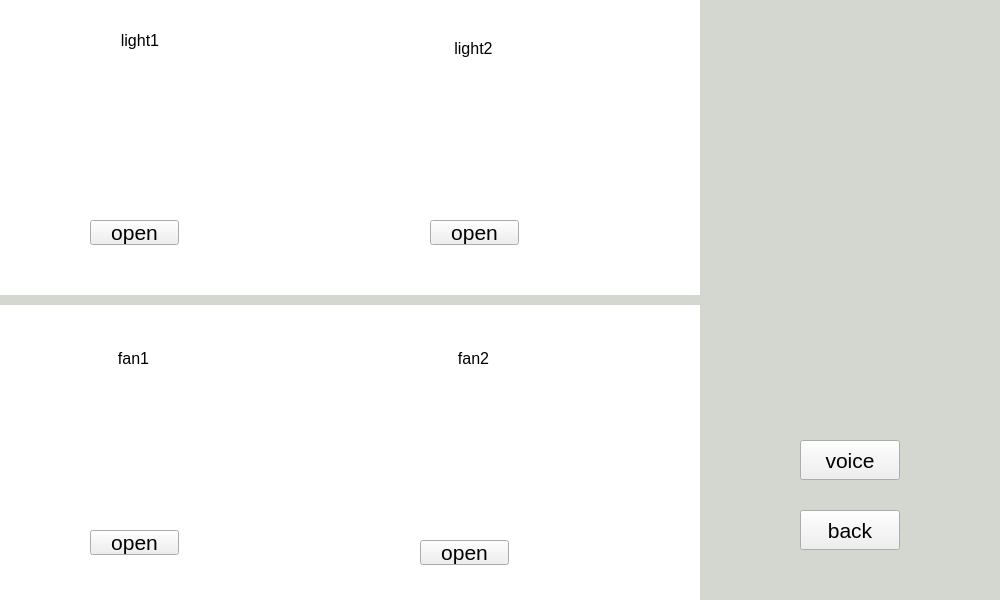
<?xml version="1.0" encoding="UTF-8"?>
<ui version="4.0">
 <class>App</class>
 <widget class="QWidget" name="App">
  <property name="geometry">
   <rect>
    <x>0</x>
    <y>0</y>
    <width>1000</width>
    <height>600</height>
   </rect>
  </property>
  <property name="windowTitle">
   <string>Form</string>
  </property>
  <widget class="QPushButton" name="pushButton">
   <property name="geometry">
    <rect>
     <x>800</x>
     <y>440</y>
     <width>100</width>
     <height>40</height>
    </rect>
   </property>
   <property name="font">
    <font>
     <pointsize>16</pointsize>
    </font>
   </property>
   <property name="text">
    <string>voice</string>
   </property>
  </widget>
  <widget class="QPushButton" name="backBtn">
   <property name="geometry">
    <rect>
     <x>800</x>
     <y>510</y>
     <width>100</width>
     <height>40</height>
    </rect>
   </property>
   <property name="font">
    <font>
     <pointsize>16</pointsize>
    </font>
   </property>
   <property name="text">
    <string>back</string>
   </property>
  </widget>
  <widget class="QLabel" name="bg2">
   <property name="geometry">
    <rect>
     <x>0</x>
     <y>0</y>
     <width>700</width>
     <height>295</height>
    </rect>
   </property>
   <property name="styleSheet">
    <string notr="true">background-color: rgb(255, 255, 255);</string>
   </property>
   <property name="text">
    <string/>
   </property>
  </widget>
  <widget class="QLabel" name="bg3">
   <property name="geometry">
    <rect>
     <x>0</x>
     <y>305</y>
     <width>700</width>
     <height>295</height>
    </rect>
   </property>
   <property name="styleSheet">
    <string notr="true">background-color: rgb(255, 255, 255);</string>
   </property>
   <property name="text">
    <string/>
   </property>
  </widget>
  <widget class="QLabel" name="label_3">
   <property name="geometry">
    <rect>
     <x>100</x>
     <y>30</y>
     <width>80</width>
     <height>20</height>
    </rect>
   </property>
   <property name="font">
    <font>
     <pointsize>12</pointsize>
    </font>
   </property>
   <property name="text">
    <string>light1</string>
   </property>
   <property name="alignment">
    <set>Qt::AlignCenter</set>
   </property>
  </widget>
  <widget class="QLabel" name="label_4">
   <property name="geometry">
    <rect>
     <x>440</x>
     <y>40</y>
     <width>67</width>
     <height>17</height>
    </rect>
   </property>
   <property name="font">
    <font>
     <pointsize>12</pointsize>
    </font>
   </property>
   <property name="text">
    <string>light2</string>
   </property>
   <property name="alignment">
    <set>Qt::AlignCenter</set>
   </property>
  </widget>
  <widget class="QLabel" name="label_5">
   <property name="geometry">
    <rect>
     <x>100</x>
     <y>350</y>
     <width>67</width>
     <height>17</height>
    </rect>
   </property>
   <property name="font">
    <font>
     <pointsize>12</pointsize>
    </font>
   </property>
   <property name="text">
    <string>fan1</string>
   </property>
   <property name="alignment">
    <set>Qt::AlignCenter</set>
   </property>
  </widget>
  <widget class="QLabel" name="label_6">
   <property name="geometry">
    <rect>
     <x>440</x>
     <y>350</y>
     <width>67</width>
     <height>17</height>
    </rect>
   </property>
   <property name="font">
    <font>
     <pointsize>12</pointsize>
    </font>
   </property>
   <property name="text">
    <string>fan2</string>
   </property>
   <property name="alignment">
    <set>Qt::AlignCenter</set>
   </property>
  </widget>
  <widget class="QLabel" name="lamp1">
   <property name="geometry">
    <rect>
     <x>80</x>
     <y>70</y>
     <width>120</width>
     <height>120</height>
    </rect>
   </property>
   <property name="text">
    <string/>
   </property>
   <property name="pixmap">
    <pixmap resource="images.qrc">:/image/images/lamp_off.png</pixmap>
   </property>
   <property name="scaledContents">
    <bool>true</bool>
   </property>
  </widget>
  <widget class="QLabel" name="lamp2">
   <property name="geometry">
    <rect>
     <x>410</x>
     <y>80</y>
     <width>120</width>
     <height>120</height>
    </rect>
   </property>
   <property name="text">
    <string/>
   </property>
   <property name="pixmap">
    <pixmap resource="images.qrc">:/image/images/lamp_off.png</pixmap>
   </property>
   <property name="scaledContents">
    <bool>true</bool>
   </property>
  </widget>
  <widget class="QLabel" name="fan1">
   <property name="geometry">
    <rect>
     <x>70</x>
     <y>390</y>
     <width>120</width>
     <height>120</height>
    </rect>
   </property>
   <property name="text">
    <string/>
   </property>
   <property name="pixmap">
    <pixmap resource="images.qrc">:/image/images/fan_off.png</pixmap>
   </property>
   <property name="scaledContents">
    <bool>true</bool>
   </property>
  </widget>
  <widget class="QLabel" name="fan2">
   <property name="geometry">
    <rect>
     <x>410</x>
     <y>390</y>
     <width>120</width>
     <height>120</height>
    </rect>
   </property>
   <property name="text">
    <string/>
   </property>
   <property name="pixmap">
    <pixmap resource="images.qrc">:/image/images/fan_off.png</pixmap>
   </property>
   <property name="scaledContents">
    <bool>true</bool>
   </property>
  </widget>
  <widget class="QPushButton" name="lamp1Btn">
   <property name="geometry">
    <rect>
     <x>90</x>
     <y>220</y>
     <width>89</width>
     <height>25</height>
    </rect>
   </property>
   <property name="font">
    <font>
     <pointsize>16</pointsize>
    </font>
   </property>
   <property name="text">
    <string>open</string>
   </property>
  </widget>
  <widget class="QPushButton" name="lamp2Btn">
   <property name="geometry">
    <rect>
     <x>430</x>
     <y>220</y>
     <width>89</width>
     <height>25</height>
    </rect>
   </property>
   <property name="font">
    <font>
     <pointsize>16</pointsize>
    </font>
   </property>
   <property name="text">
    <string>open</string>
   </property>
  </widget>
  <widget class="QPushButton" name="fan1Btn">
   <property name="geometry">
    <rect>
     <x>90</x>
     <y>530</y>
     <width>89</width>
     <height>25</height>
    </rect>
   </property>
   <property name="font">
    <font>
     <pointsize>16</pointsize>
    </font>
   </property>
   <property name="text">
    <string>open</string>
   </property>
  </widget>
  <widget class="QPushButton" name="fan2Btn">
   <property name="geometry">
    <rect>
     <x>420</x>
     <y>540</y>
     <width>89</width>
     <height>25</height>
    </rect>
   </property>
   <property name="font">
    <font>
     <pointsize>16</pointsize>
    </font>
   </property>
   <property name="text">
    <string>open</string>
   </property>
  </widget>
  <widget class="QLabel" name="bg1">
   <property name="geometry">
    <rect>
     <x>0</x>
     <y>0</y>
     <width>1000</width>
     <height>600</height>
    </rect>
   </property>
   <property name="styleSheet">
    <string notr="true">background-color: rgb(211, 215, 207);</string>
   </property>
   <property name="text">
    <string/>
   </property>
  </widget>
  <zorder>bg1</zorder>
  <zorder>pushButton</zorder>
  <zorder>backBtn</zorder>
  <zorder>bg2</zorder>
  <zorder>bg3</zorder>
  <zorder>label_3</zorder>
  <zorder>label_4</zorder>
  <zorder>label_5</zorder>
  <zorder>label_6</zorder>
  <zorder>lamp1</zorder>
  <zorder>lamp2</zorder>
  <zorder>fan1</zorder>
  <zorder>fan2</zorder>
  <zorder>lamp1Btn</zorder>
  <zorder>lamp2Btn</zorder>
  <zorder>fan1Btn</zorder>
  <zorder>fan2Btn</zorder>
 </widget>
 <resources>
  <include location="images.qrc"/>
 </resources>
 <connections/>
</ui>
